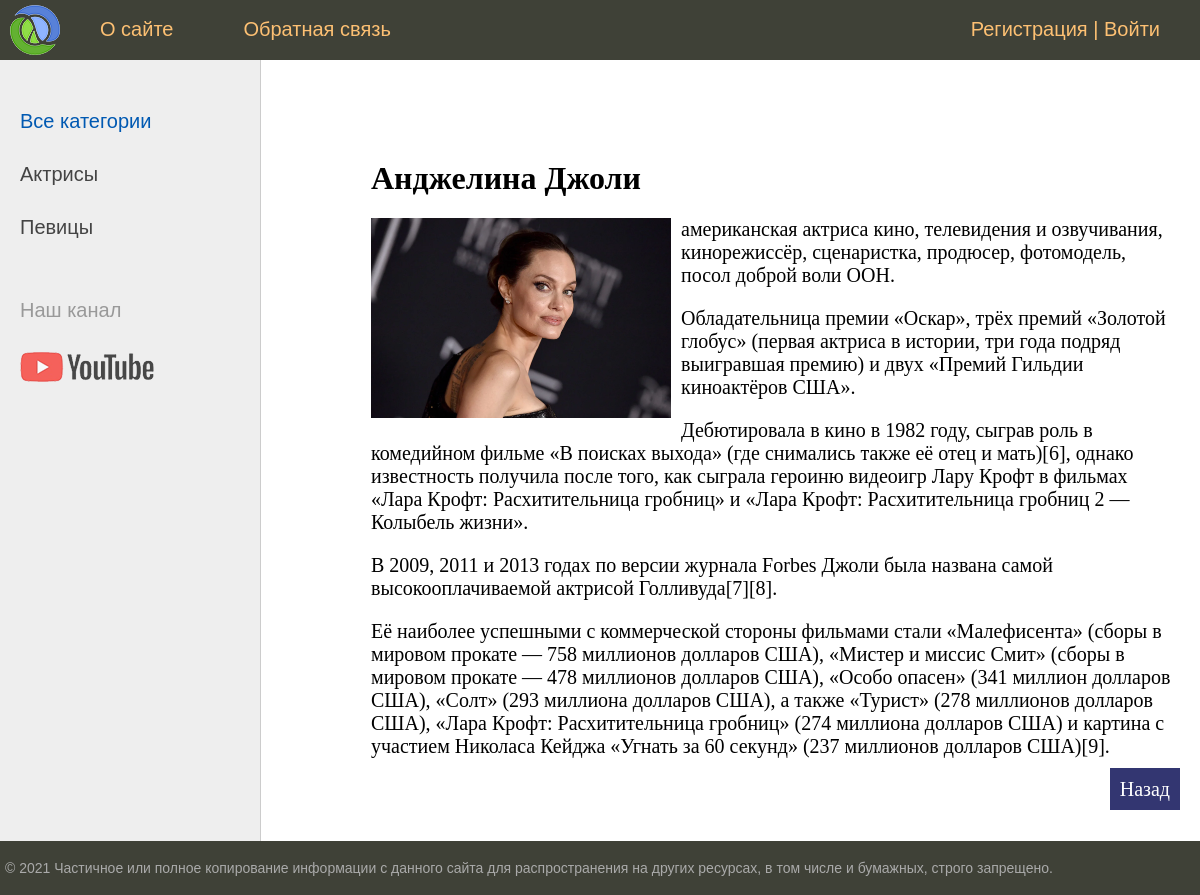
The app's page /post/andzhelina-dzholi/ with its own data.
### women/models.py (models this page shows, shortened)
class Category(models.Model):
    name = models.CharField(max_length=100, db_index=True)
    slug = models.SlugField(max_length=255, unique=True, db_index=True, verbose_name="URL")
    def get_absolute_url(self):
        return reverse('cat', kwargs={'cat_slug': self.slug})
    class Meta:
        verbose_name = 'Категория'
        verbose_name_plural = 'Категории'
        ordering = ['id']

class Women(models.Model):
    title = models.CharField(max_length=255)
    slug = models.SlugField(max_length=255, unique=True, db_index=True, verbose_name="URL")
    content = models.TextField(blank=True)
    photo = models.ImageField(upload_to="photos/%Y/%m/%d/")
    time_create = models.DateTimeField(auto_now_add=True)
    time_update = models.DateTimeField(auto_now=True)
    is_published = models.BooleanField(default=True)
    cat = models.ForeignKey('Category', on_delete=models.PROTECT, null=True)
    def __str__(self):
        return self.title
    class Meta:
        verbose_name = 'Известные женщины'
        verbose_name_plural = 'Известные женщины'
        ordering = ['title']

### women/views.py (the view)
# urls.py: path('post/<slug:post_slug>/', ShowPost.as_view(), name='post'),
class ShowPost(DataMixin, DetailView):
    model = Women
    template_name = 'women/post.html'
    context_object_name = 'post'
    slug_url_kwarg = 'post_slug'
    def get_context_data(self, *, object_list=None, **kwargs): # Динамический контекст для передачи динамического массива
        context = super().get_context_data(**kwargs)  # берем существующий контекст
        c_def = self.get_user_context(title=context['post'])
        return dict(list(context.items()) + list(c_def.items()))

### women/templatetags/women_tags.py (called while the page is built)
@register.simple_tag(name="get_cats") #simple tag Возвращает коллекцию
def get_categories(filter=None):
    if not filter:
        return Category.objects.all()
    else:
        return Category.objects.filter(pk=filter)

@register.inclusion_tag('women/list_categories.html') # inclusion tag Включающий тег. Возвращает фрагмент шаблона
def show_categories(sort=None, cat_selected=0):
    if not sort:
        cats = Category.objects.all()
    else:
        cats = Category.objects.order_by(sort)
    return {"cats": cats, "cat_selected": cat_selected}

### women/utils.py (called while the page is built)
    def get_user_context(self, **kwargs):
        context = kwargs
        cats = cache.get('cats')
        cats = Category.objects.all()
        user_menu = menu.copy()
        if not self.request.user.is_authenticated:
            user_menu.pop(1)
        context['menu'] = user_menu
        context['cats'] = cats
        if 'cat_selected' not in context:
            context['cat_selected'] = 0
        return context

### women/templates/women/post.html
{% extends 'women/base.html' %}
{% load women_tags %}
{% block content %}
<ul class="post">
	<h1>{{post.title}}</h1>
	{% if post.photo %}
	<p><img class="img-article-left" src="{{post.photo.url}}"></p>
	{% endif %}
	{{post.content|linebreaks}}
	<p class="link-read-post"><a href="{% url 'home' %}">Назад</a></p>
</ul>
{% endblock %}

### women/templates/women/base.html (shortened to what this page needs)
{% load static %}
{% load women_tags %}
<!DOCTYPE html>
<html>
<head>
	<link type="text/css" href="{% static 'women/css/style.css' %}" rel="stylesheet" />
</head>
<body>
<table class="table-page" border=0 cellpadding="0" cellspacing="0">
<tr><td valign=top>
{% block mainmenu %}
		<div class="header">
			<ul id="mainmenu" class="mainmenu">
			<li class="logo"><a href="{% url 'home' %}"><div class="logo"></div></a></li>
{% for m in menu %}
			<li><a href="{% url m.url_name %}">{{m.title}}</a></li>
{% endfor %}
				{% if request.user.is_authenticated %}
				<li class="last">{{ user.username }} | <a href="{% url 'logout' %}">Выйти</a></li>
				{% else %}
				<li class="last"><a href="{% url 'register' %}">Регистрация</a> | <a href="{% url 'login' %}">Войти</a></li>
				{% endif %}
			</ul>
		</div>
{% endblock mainmenu %}
<table class="table-content" border=0 cellpadding="0" cellspacing="0">
<tr>
	{% load cache %}
	<td valign="top" class="left-chapters">
	<ul id="leftchapters">
{% if cat_selected == 0 %}
		<li class="selected">Все категории</li>
{% else %}
		<li>{% show_main %}Все категории</a></li>
{% endif %}
{% for c in cats %}
	{% if c.slug == cat_selected %}
		<li class="selected">{{c.name}}</li>
	{% else %}
		<li><a href="{{ c.get_absolute_url }}">{{c.name}}</a></li>
	{% endif %}
{% endfor %}
		<li class="share">
		<p>Наш канал</p>
		<a class="share-yt" href="https://www.youtube.com/channel/UClJzWfGWuGJL2t-3dYKcHTA/playlists" target="_blank" rel="nofollow"></a>
		</li>
	</ul>
</td>
<td valign="top" class="content">
	<div class="content-text">
{% block content %}
{% endblock %}
</div>
</td></tr></table>
</td></tr>
<tr><td valign=top>
	<div id="footer">
		<p>&copy; 2021 Частичное или полное копирование информации с данного сайта для распространения на других ресурсах, в том числе и бумажных, строго запрещено.</p>
	</div>
</td></tr></table>
</body>
</html>

### women/static/women/css/style.css (style rules this page uses)
html, body { font-family: 'Arial'; margin: 0; padding: 0; height: 100%; width: 100%; color: #444; }
a { color: #0059b2; text-decoration: none; }
img { max-width: 600px; height: auto; }
img.img-article-left { max-width: 300px; height: auto; float: left; padding: 0 10px 10px 0; }
p.link-read-post { text-align: right; }
p.link-read-post a { padding: 10px; min-width: 100px; background: #333671; color: #fff; text-decoration: none; }
.table-page { width: 100%; height: 100%; vertical-align: top; }
.table-page tr { height: 100%; }
.header { background: #3F4137; height: 60px; }
.logo { background: url('../images/logo.png') no-repeat 10px 5px; width: 70px; height: 60px; }
ul.mainmenu { list-style: none; margin: 0; padding: 0; height: 60px; color: #fdc073; font-size: 20px; overflow: hidden; }
ul.mainmenu li { float: left; margin: 18px 40px 0 30px; }
ul.mainmenu li.logo { margin: 0; }
ul.mainmenu li.last { float: right; }
ul.mainmenu li a { color: #fdc073; text-decoration: none; }
.table-content { width: 100%; min-height: 100%; height: 100%; }
.left-chapters { margin: 0; background: #eee; border-right: 1px solid #ccc; min-height: 100%; }
.left-chapters ul { width: 230px; min-height: 100%; margin: 0; padding: 20px 10px 10px 20px; list-style: none; font-size: 20px; }
.left-chapters ul li { margin: 30px 0 0 0; color: #999; }
.left-chapters ul li.selected { color: #0059b2; }
.left-chapters ul li a { color: #444; text-decoration: none; }
.left-chapters ul li.share { margin: 60px 0 0 0; }
.left-chapters ul li.share p { margin: 30px 0 30px 0; }
.left-chapters ul li.share a { display: inline-block; width: 40px; height: 40px; margin: 0 20px 0 0; }
.left-chapters ul li.share a.share-yt { width: 100%; height: 30px; background: url('../images/share_yt.png') no-repeat 0 0 }
.content { padding: 40px 20px 20px 40px; width: 100%; box-sizing: border-box; }
.content-text { margin: 60px 0 0 30px; color: #000; font-size: 20px; font-family: Yandex Sans Display Light; }
.content-text h1 { font-size: 32px; }
#footer { box-sizing: border-box; background: #3F4137; padding: 5px; color: #aaa; font-size: 14px; font-family: Verdana, Geneva, Arial, Helvetica; text-align: left; overflow: hidden; }

### records on screen
Category: name "Актрисы"
Category: name "Певицы"
Women: title "Анджелина Джоли", photo (picture), content "американская актриса кино, телевидения и озвучивания, кинорежиссёр, сценаристка, продюсер, фотомодель, посол доброй воли ООН. Обладательница премии «Оскар», трёх премий «Золотой глобус» (первая актриса в истории, три года подряд выигравшая премию) и двух «Премий Гильдии киноактёров США». Дебютировала в кино в 1982 году, сыграв роль в комедийном фильме «В поисках выхода» (где снимались также её отец и мать)[6], однако известность получила после того, как сыграла героиню видеоигр Лару Крофт в фильмах «Лара Крофт: Расхитительница гробниц» и «Лара Крофт: Расхитительница гробниц 2 — Колыбель жизни». В 2009, 2011 и 2013 годах по версии журнала Forbes Джоли была названа самой высокооплачиваемой…"

### other values on screen
{{ m.title }} "О сайте" "Обратная связь"
